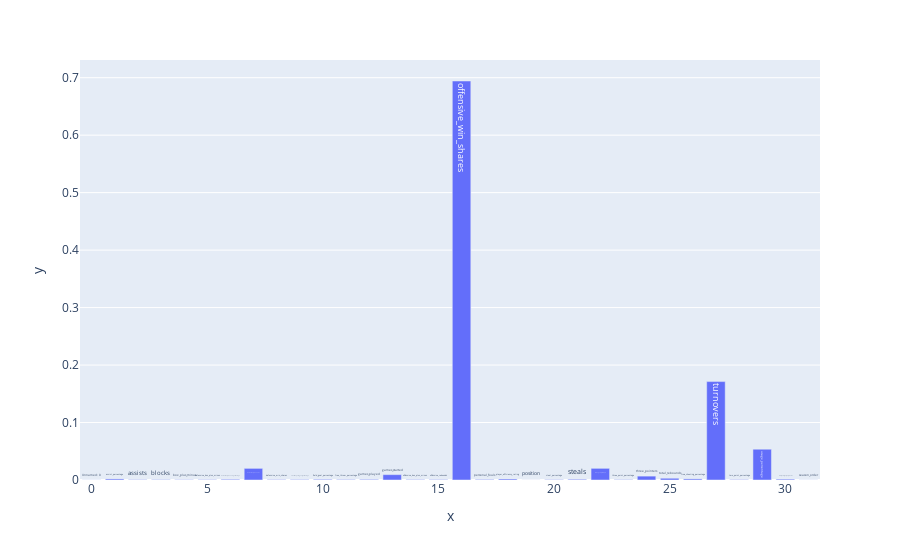

Notebook cell for this chart:
### Markdown cell above
## Random Forest Regressor

### Code cell
from sklearn.ensemble import RandomForestRegressor
from sklearn.model_selection import train_test_split
from sklearn.preprocessing import StandardScaler
from sklearn.metrics import mean_absolute_error
import pandas as pd
import numpy as np
import plotly.express as plt

y = new_player_df['points']
X = new_player_df.drop(droped_features,axis=1)

X_train,X_test,y_train,y_test = train_test_split(X,y,test_size=0.3,random_state=1)

#scale train and test with standardscaler
X_train_std = StandardScaler().fit_transform(X_train)
X_test_std = StandardScaler().fit_transform(X_test)

#fit the dimension of the target array
y_train = y_train.values.reshape(-1,1)
y_test = y_test.values.reshape(-1,1)

#build model
forest = RandomForestRegressor()
forest.fit(X_train_std,y_train)

print(forest.score(X_test_std,y_test))

#evalute model
y_predict = forest.predict(X_test_std)


#calculate error
mae = mean_absolute_error(y_test,y_predict)
print('MAE: %.3f' % mae)

#feature importance
pd.DataFrame(zip(X_train.columns,abs(forest.feature_importances_)),columns=["feature","weight"]).sort_values("weight",ascending=False).reset_index(drop=True)


fig = plt.bar(x=[i for i in range(len(forest.feature_importances_))],y=forest.feature_importances_,text=X_train.columns)
fig.show()

### Figure 1 — Plotly figure (JSON) as saved in the notebook; plotly's stock layout.template omitted (floating-point values rounded to 4 significant figures)
{"data": [{"alignmentgroup": "True", "hovertemplate": "x=%{x}<br>y=%{y}<br>text=%{text}<extra></extra>", "legendgroup": "", "marker": {"color": "#636efa", "pattern": {"shape": ""}}, "name": "", "offsetgroup": "", "orientation": "v", "showlegend": false, "text": ["Unnamed: 0", "assist_percentage", "assists", "blocks", "box_plus_minus", "defensive_box_plus_minus", "defensive_rebound_percentage", "defensive_rebounds", "defensive_win_shares", "effective_field_goal_percentage", "field_goal_percentage", "free_throw_percentage", "games_played", "games_started", "offensive_box_plus_minus", "offensive_rebounds", "offensive_win_shares", "personal_fouls", "player_efficiency_rating", "position", "steal_percentage", "steals", "three_point_attempts", "three_point_percentage", "three_pointers", "total_rebounds", "true_shooting_percentage", "turnovers", "two_point_percentage", "usage_percentage", "win_shares_per_40_minutes", "season_order"], "textposition": "auto", "type": "bar", "x": [0, 1, 2, 3, 4, 5, 6, 7, 8, 9, 10, 11, 12, 13, 14, 15, 16, 17, 18, 19, 20, 21, 22, 23, 24, 25, 26, 27, 28, 29, 30, 31], "xaxis": "x", "y": [0.0001575, 0.001837, 0.0006304, 0.000659, 0.000479, 0.0006032, 0.001196, 0.02024, 0.0007165, 0.0008432, 0.001148, 0.0008598, 0.001046, 0.009308, 0.0008185, 0.0008082, 0.6943, 0.0009718, 0.001755, 7.757e-05, 0.0006102, 0.001242, 0.02028, 0.000637, 0.006752, 0.003022, 0.001909, 0.1712, 0.0007171, 0.05356, 0.001474, 0.0001597], "yaxis": "y"}], "layout": {"barmode": "relative", "legend": {"tracegroupgap": 0}, "margin": {"t": 60}, "xaxis": {"anchor": "y", "domain": [0, 1], "title": {"text": "x"}}, "yaxis": {"anchor": "x", "domain": [0, 1], "title": {"text": "y"}}}}
